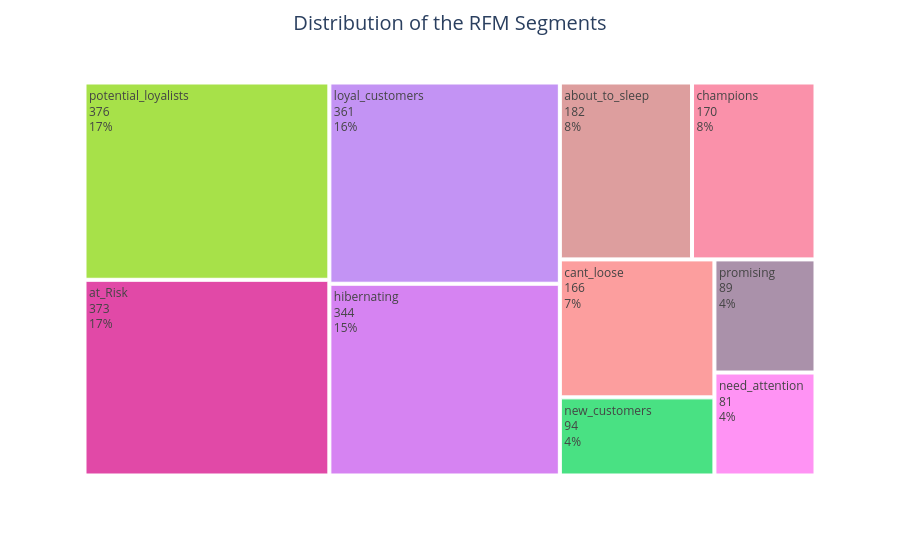

Notebook cell for this chart:
### Code cell
# segment visualization
import plotly.express as px
import plotly.io as pio

palette = ["#a7e149","#e149a7", "#c393f4", "#d683f2", "#dd9e9e", "#fa91aa", "#fc9e9e", "#49e183", "#aa91aa", "#ff93f4"]
#pio.renderers.default = 'jupyterlab'

# calculate different segment acounts
x = data.segment.value_counts()

# plot treemap 
fig = px.treemap(x, path=[x.index], values=x, color=x.index, 
                 color_discrete_map={x.index[i]: palette[i % len(palette)] for i in range(len(x.index))})


fig.update_layout(title_text='Distribution of the RFM Segments', title_x=0.5,title_font=dict(size=20))
fig.update_traces(textinfo="label+value+percent root")
fig.show()
#fig.write_image("scatter_plot.png")
#fig.write_html("scatter_plot.html")
fig.write_html("treemap.html")

### Figure 1 — Plotly figure (JSON) as saved in the notebook; plotly's stock layout.template omitted (floating-point values rounded to 4 significant figures)
{"data": [{"branchvalues": "total", "customdata": [["hibernating"], ["at_Risk"], ["need_attention"], ["loyal_customers"], ["champions"], ["cant_loose"], ["promising"], ["new_customers"], ["about_to_sleep"], ["potential_loyalists"]], "domain": {"x": [0, 1], "y": [0, 1]}, "hovertemplate": "labels=%{label}<br>value=%{value}<br>parent=%{parent}<br>id=%{id}<br>segment=%{customdata[0]}<extra></extra>", "ids": ["hibernating", "at_Risk", "need_attention", "loyal_customers", "champions", "cant_loose", "promising", "new_customers", "about_to_sleep", "potential_loyalists"], "labels": ["hibernating", "at_Risk", "need_attention", "loyal_customers", "champions", "cant_loose", "promising", "new_customers", "about_to_sleep", "potential_loyalists"], "marker": {"colors": ["#d683f2", "#e149a7", "#ff93f4", "#c393f4", "#fa91aa", "#fc9e9e", "#aa91aa", "#49e183", "#dd9e9e", "#a7e149"]}, "name": "", "parents": ["", "", "", "", "", "", "", "", "", ""], "textinfo": "label+value+percent root", "type": "treemap", "values": [344, 373, 81, 361, 170, 166, 89, 94, 182, 376]}], "layout": {"legend": {"tracegroupgap": 0}, "margin": {"t": 60}, "title": {"font": {"size": 20}, "text": "Distribution of the RFM Segments", "x": 0.5}}}
